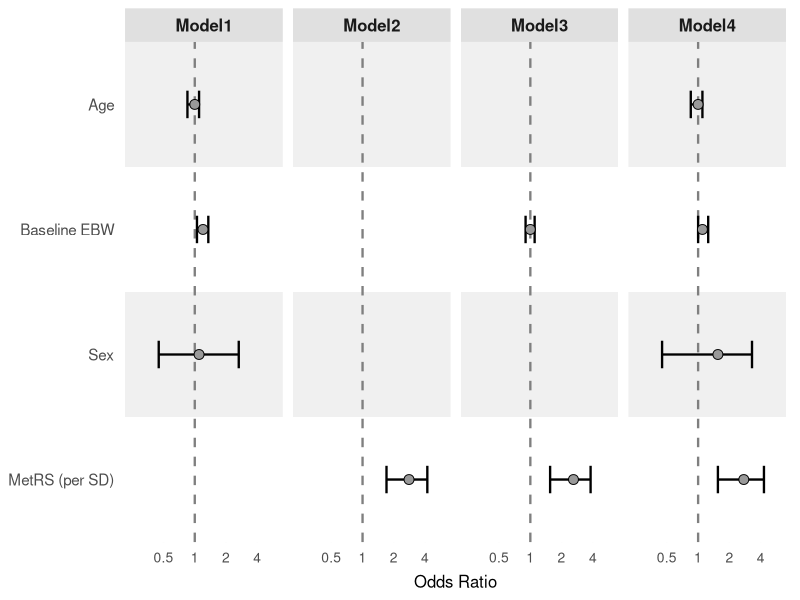

R code for this plot:
library(ggplot2)
library(dplyr)

df = read.csv("data.csv")

all_vars   = c("Age", "Baseline EBW", "Sex", "MetRS (per SD)")
all_models = c("Model1", "Model2", "Model3", "Model4")

full_grid = expand.grid(model = all_models, variable = all_vars,
                        stringsAsFactors = FALSE)
df = left_join(full_grid, df, by = c("model", "variable"))

df$variable = factor(df$variable, levels = rev(all_vars))
df$model    = factor(df$model,    levels = all_models)

row_bands = data.frame(
  variable = rev(all_vars),
  ymin     = seq_along(all_vars) - 0.5,
  ymax     = seq_along(all_vars) + 0.5,
  fill     = ifelse(seq_along(all_vars) %% 2 == 0, "#F0F0F0", "white")
)

p = ggplot(df, aes(x = estimate, y = variable)) +
  geom_rect(data = row_bands,
            aes(ymin = ymin, ymax = ymax, fill = fill),
            xmin = -Inf, xmax = Inf, inherit.aes = FALSE, show.legend = FALSE) +
  scale_fill_identity() +
  geom_vline(xintercept = 1, linetype = "dashed",
             color = "grey50", linewidth = 0.8) +
  geom_errorbar(aes(xmin = ci_low, xmax = ci_high),
                width = 0.22, linewidth = 0.8, color = "black",
                orientation = "y", na.rm = TRUE) +
  geom_point(size = 3, shape = 21, fill = "grey60",
             color = "black", stroke = 0.5, na.rm = TRUE) +
  facet_wrap(~ model, ncol = 4) +
  scale_x_log10(
    limits = c(0.25, 6),
    breaks = c(0.5, 1, 2, 4),
    labels = c("0.5", "1", "2", "4")
  ) +
  scale_y_discrete(expand = c(0, 0)) +
  labs(x = "Odds Ratio", y = NULL) +
  theme_minimal(base_size = 15) +
  theme(
    panel.grid.major.y = element_blank(),
    panel.grid.minor   = element_blank(),
    panel.grid.major.x = element_line(color = "#DEDEDE", linewidth = 0.5),
    strip.background   = element_rect(fill = "grey88", color = NA),
    strip.text         = element_text(face = "bold", size = 12, color = "#1A1A1A"),
    axis.text.y        = element_text(size = 11, color = "#4D4D4D", margin = margin(r = 4)),
    axis.text.x        = element_text(size = 10, color = "#4D4D4D"),
    axis.title.x       = element_text(size = 12, margin = margin(t = 6)),
    panel.spacing      = unit(0.5, "lines"),
    plot.margin        = margin(6, 10, 6, 6)
  )

ggsave("fig3d.png", p, width = 9, height = 2.5, dpi = 800, bg = "white")
